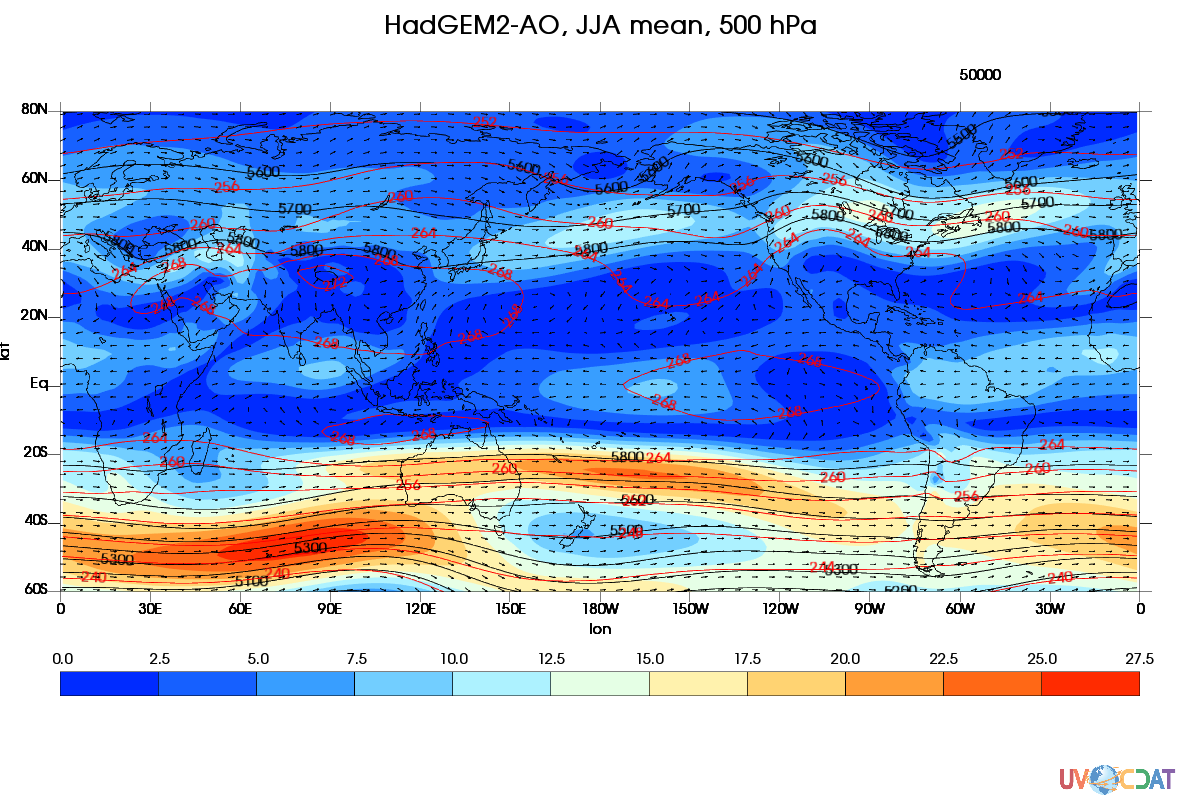

Here is the Python script that generated this plot:
################################################################################################# 
# This python script plots climatologyt of JJA, at 500 hPa, obtained from one single CMIP5 model
# 
# Ji-Woo Lee (jwlee@llnl.gov), April 2016
################################################################################################# 

import cdms2 as cdms
import cdutil
import cdtime
import vcs
#from vorticity import *
from cdms2 import MV

#
# Define function to get JJA climatology
#
def getjja(var):
    var_jja = cdutil.JJA.climatology(d(time=(start_time,end_time)))
    var_jja.units = var.units
    var_jja.long_name = 'JJA clim. '+var.id+' '+str(start_year)+'-'+str(end_year)
    var_jja.id = d.id
    var_jja.model = 'HadGEM2-AO'
    return(var_jja)

#
# open file from local -- DATA was downloaded from ESGF
#
vars = ['zg','ta','ua','va']
nvar = len(vars)

start_year = 1949
end_year = 2010
start_time = cdtime.comptime(start_year)
end_time = cdtime.comptime(end_year)

data = {}

for var in vars[0:nvar]:
    odir = '/cmip5_css02/data/cmip5/output1/NIMR-KMA/HadGEM2-AO/historical/mon/atmos/Amon/r1i1p1/'+var+'/1/' # Put your data directory here
    nc = var+'_Amon_HadGEM2-AO_historical_r1i1p1_186001-200512.nc'
    f = cdms.open(odir+nc)

    #
    # load variable
    #
    #d = f(var,latitude=(-60,80),longitude=(0,360),lev=50000)
    d = f(var,lev=50000)

    #
    # climatology calculation
    #
    data[var] = getjja(d)

    print var

    if(var=='zg'):
        lon = d.getLongitude()
        lat = d.getLatitude()
    f.close()

#
# Create canvas
#
canvas = vcs.init(geometry=(1200,800))
canvas.open()
template = canvas.createtemplate()
template.blank(["title","mean","min","max","dataname","crdate","crtime","units"]) ## Turn off additional information
#template.list() ## This commend could give list of items 

#
# Set ploting range
#
lat1=-60
lat2=80
lon1=0
lon2=360

#
# Calculate vorticity field
#
#data['vor'] = vorticity.relative(data['ua'],data['va'],lon,lat)
#
# Calculate wind speed, instead, for now...
#
data['vor'] = MV.sqrt(data['ua']**2+data['va']**2)
#
# Vorticity field 
#
iso = canvas.createisofill()
iso.datawc_x1 = lon1
iso.datawc_x2 = lon2
iso.datawc_y1 = lat1
iso.datawc_y2 = lat2
canvas.setcolormap("blue_to_orange")
canvas.plot(data['vor'],iso,template)

#
# Geopotential height field
#
lines1 = vcs.createisoline()
lines1.datawc_x1 = lon1
lines1.datawc_x2 = lon2
lines1.datawc_y1 = lat1
lines1.datawc_y2 = lat2
lines1.linecolors = ['black']
lines1.line=['solid']
lines1.label = 'y'
lines1.textcolors=['black']
canvas.plot(data['zg'],lines1,template)

#
# T field
#
lines2 = vcs.createisoline()
lines2.datawc_x1 = lon1
lines2.datawc_x2 = lon2
lines2.datawc_y1 = lat1
lines2.datawc_y2 = lat2
lines2.linecolors = ['red']
#lines2.line=['solid']
lines2.line=['dot']
#lines2.line=['dash']
lines2.label = 'y'
lines2.textcolors=['red']
canvas.plot(data['ta'],lines2,template)

#
# Plot wind field (vector)
#
vec = vcs.createvector()
ua2 = data['ua'][...,::3,::3] ## Resample U field to reduce vector density to half
va2 = data['va'][...,::3,::3] ## Resample V filed to reduce vector density to half
vec.datawc_x1 = lon1
vec.datawc_x2 = lon2
vec.datawc_y1 = lat1
vec.datawc_y2 = lat2
canvas.plot(ua2,va2,vec,template)

#
# Set title
#
plot_title = vcs.createtext()
plot_title.x = .5
plot_title.y = .98
plot_title.height = 24
plot_title.halign = "center"
plot_title.valign = "top"
plot_title.color="black"
plot_title.string = data['zg'].model+', JJA mean, 500 hPa'
canvas.plot(plot_title)

#
# Drop output as image file
#
canvas.png("example_500mb_wnd_ts_gph_jja_clim")
